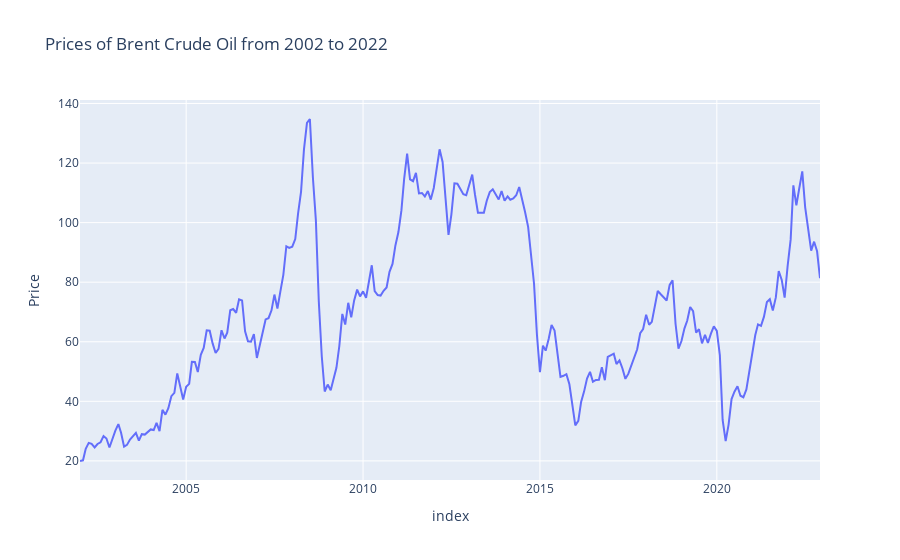

Notebook source saved alongside this figure:
### Markdown cell above
3. **Visualize Data**: Plot the data with price on the y axis and dates on the x axis

### Code cell
px.line(data, x=data.index, y='Price', title='Prices of Brent Crude Oil from 2002 to 2022')

### Figure 1 — Plotly figure (JSON) as saved in the notebook; plotly's stock layout.template omitted (floating-point values rounded to 4 significant figures; data arrays with more than 128 entries replaced by an {"elided": "..."} marker saying what was removed)
{"data": [{"hovertemplate": "index=%{x}<br>Price=%{y}<extra></extra>", "legendgroup": "", "line": {"color": "#636efa", "dash": "solid"}, "marker": {"symbol": "circle"}, "mode": "lines", "name": "", "orientation": "v", "showlegend": false, "type": "scatter", "x": {"elided": "252 str values"}, "xaxis": "x", "y": {"elided": "252 float values"}, "yaxis": "y"}], "layout": {"legend": {"tracegroupgap": 0}, "title": {"text": "Prices of Brent Crude Oil from 2002 to 2022"}, "xaxis": {"anchor": "y", "domain": [0, 1], "title": {"text": "index"}}, "yaxis": {"anchor": "x", "domain": [0, 1], "title": {"text": "Price"}}}}
